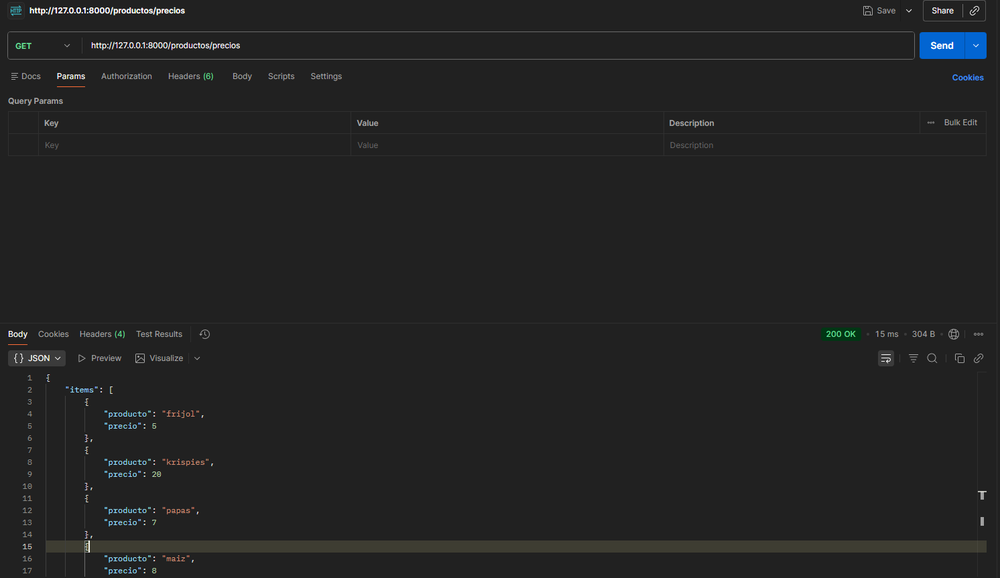
#> input picture Clase 3/image.png, 1000 x 578 px, shrunk from 1492 x 863 before the run, given in place of the camera
$ python colores.py
#> lines starting #> are read from the running program, lines starting #| are printed output that depends on the picture
# pip install opencv-python numpy

import cv2
import numpy as np

cap = cv2.VideoCapture(0)

while True:
    ret, frame = cap.read()
#> frame is the input picture: shape (578, 1000, 3); mean B, G, R 35.4, 35.3, 34.9
    if not ret:
        break

    # Convertir la imagen de BGR a HSV
    # H = color
    # S = intensidad del color
    # V = brillo
    hsv = cv2.cvtColor(frame, cv2.COLOR_BGR2HSV)
#> hsv: shape (578, 1000, 3); mean H, S, V 3.7, 4.1, 36

    # Definir el rango de color a detectar
    lower_color = np.array([18, 80, 80])
    upper_color = np.array([40, 255, 255])

    # Crear una máscara para el color definido
    mask = cv2.inRange(hsv, lower_color, upper_color)
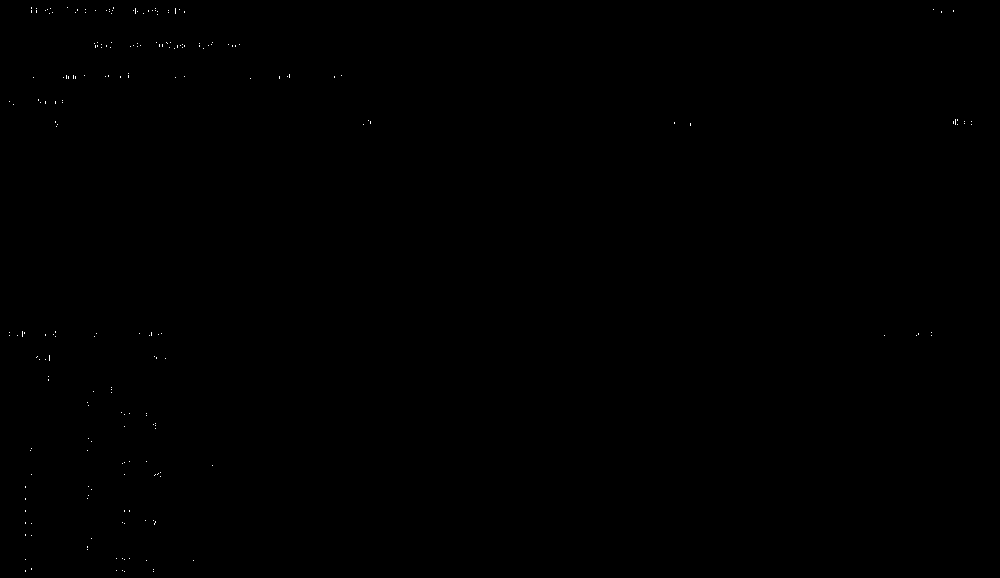
#> mask: shape (578, 1000); 0.06% white in thin lines or dots

    # Encontrar contornos
    contours, _ = cv2.findContours(mask, cv2.RETR_TREE, cv2.CHAIN_APPROX_SIMPLE)
#> contours = 216 contours, all with area under 20

    # Recorrer los contornos encontrados y dibujar un rectángulo alrededor de los objetos detectados
    for cnt in contours:
        area = cv2.contourArea(cnt)
        if area > 500:  # Filtrar por área
            x, y, w, h = cv2.boundingRect(cnt)
            cv2.rectangle(frame, (x, y), (x + w, y + h), (0, 0, 255), 2)
#> this loop made 216 passes
#> cnt on passes 1 to 3: [[153, 571]], [[124, 571]], [[122, 570]]

    cv2.imshow('Frame', frame)
    cv2.imshow('Mask', mask)

    if cv2.waitKey(1) & 0xFF == ord('q'):
#> (key q is pressed here)
        break

cap.release()
cv2.destroyAllWindows()
